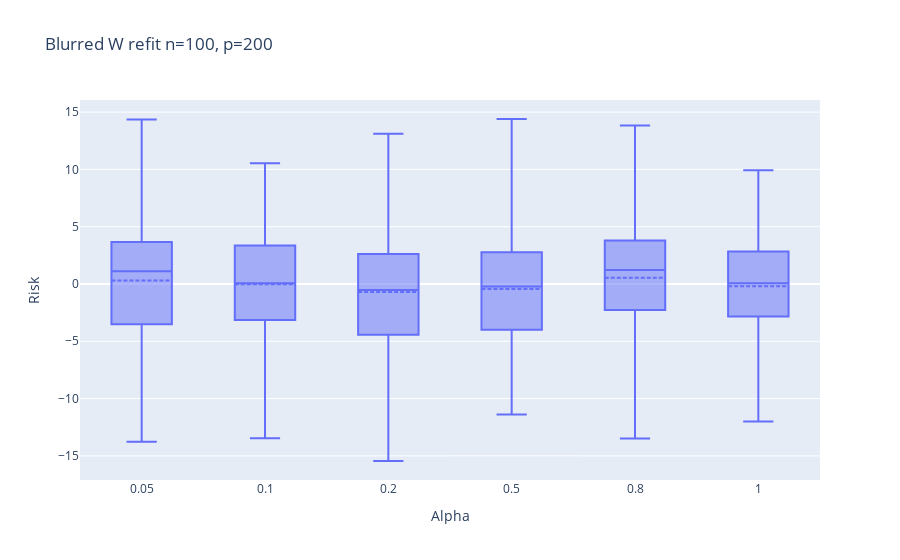

Notebook source saved alongside this figure:
### Code cell
fig_blur_w = px.box(blur_df_w, 
                  labels={
                         "variable": "Alpha",
                         "value": "Risk"
                         },
                  points=False,
                  title=f"Blurred W refit n={n}, p={p}")
fig_blur_w.update_traces(boxmean=True)
# fig_blur_w.add_trace(go.Scatter(x=[-1,na], 
#                          y=[test_err_w.mean(),test_err_w.mean()], 
#                          mode='lines', 
#                          name=f'err: {test_err_w.mean():.2f}'))
fig_blur_w.update_layout(
    xaxis = dict(
        tickmode = 'array',
        tickvals = np.arange(na),
        ticktext = alphas,
    )
)

### Figure 1 — Plotly figure (JSON) as saved in the notebook; plotly's stock layout.template omitted (floating-point values rounded to 4 significant figures; data arrays with more than 128 entries replaced by an {"elided": "..."} marker saying what was removed)
{"data": [{"alignmentgroup": "True", "boxmean": true, "boxpoints": false, "hovertemplate": "Alpha=%{x}<br>Risk=%{y}<extra></extra>", "legendgroup": "", "marker": {"color": "#636efa"}, "name": "", "notched": false, "offsetgroup": "", "orientation": "v", "showlegend": false, "type": "box", "x": {"elided": "1200 str values"}, "x0": " ", "xaxis": "x", "y": {"elided": "1200 float values"}, "y0": " ", "yaxis": "y"}], "layout": {"boxmode": "group", "legend": {"tracegroupgap": 0}, "title": {"text": "Blurred W refit n=100, p=200"}, "xaxis": {"anchor": "y", "domain": [0, 1], "tickmode": "array", "ticktext": [0.05, 0.1, 0.2, 0.5, 0.8, 1], "tickvals": [0, 1, 2, 3, 4, 5], "title": {"text": "Alpha"}}, "yaxis": {"anchor": "x", "domain": [0, 1], "title": {"text": "Risk"}}}}
